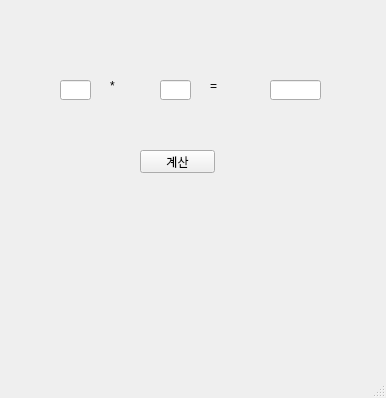
<?xml version="1.0" encoding="UTF-8"?>
<ui version="4.0">
 <class>MainWindow</class>
 <widget class="QMainWindow" name="MainWindow">
  <property name="geometry">
   <rect>
    <x>0</x>
    <y>0</y>
    <width>386</width>
    <height>398</height>
   </rect>
  </property>
  <property name="windowTitle">
   <string>MainWindow</string>
  </property>
  <widget class="QWidget" name="centralwidget">
   <widget class="QLineEdit" name="lineEdit_1">
    <property name="geometry">
     <rect>
      <x>60</x>
      <y>80</y>
      <width>31</width>
      <height>20</height>
     </rect>
    </property>
    <property name="text">
     <string/>
    </property>
   </widget>
   <widget class="QLineEdit" name="lineEdit_2">
    <property name="geometry">
     <rect>
      <x>160</x>
      <y>80</y>
      <width>31</width>
      <height>20</height>
     </rect>
    </property>
    <property name="text">
     <string/>
    </property>
   </widget>
   <widget class="QLineEdit" name="lineEdit_3">
    <property name="geometry">
     <rect>
      <x>270</x>
      <y>80</y>
      <width>51</width>
      <height>20</height>
     </rect>
    </property>
    <property name="text">
     <string/>
    </property>
   </widget>
   <widget class="QPushButton" name="btn1">
    <property name="geometry">
     <rect>
      <x>140</x>
      <y>150</y>
      <width>75</width>
      <height>23</height>
     </rect>
    </property>
    <property name="text">
     <string>계산</string>
    </property>
   </widget>
   <widget class="QLabel" name="label">
    <property name="geometry">
     <rect>
      <x>110</x>
      <y>80</y>
      <width>56</width>
      <height>12</height>
     </rect>
    </property>
    <property name="text">
     <string>*</string>
    </property>
   </widget>
   <widget class="QLabel" name="label_2">
    <property name="geometry">
     <rect>
      <x>210</x>
      <y>80</y>
      <width>56</width>
      <height>12</height>
     </rect>
    </property>
    <property name="text">
     <string>=</string>
    </property>
   </widget>
  </widget>
  <widget class="QStatusBar" name="statusbar"/>
 </widget>
 <resources/>
 <connections/>
</ui>
